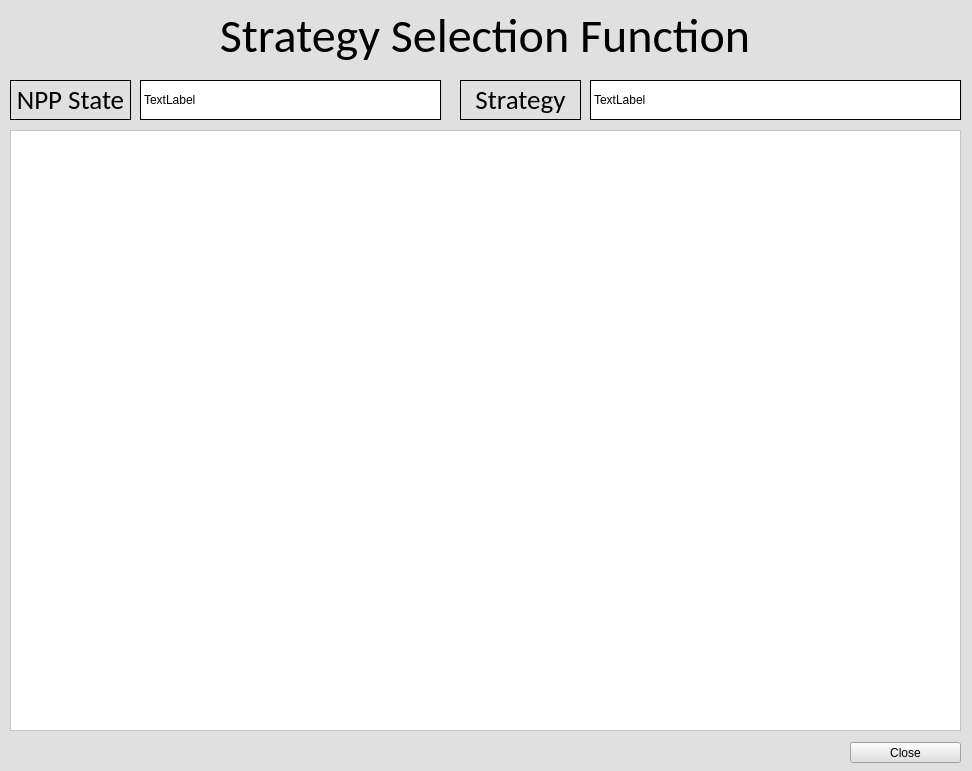
<?xml version="1.0" encoding="UTF-8"?>
<ui version="4.0">
 <class>MainForm</class>
 <widget class="QWidget" name="MainForm">
  <property name="geometry">
   <rect>
    <x>0</x>
    <y>0</y>
    <width>972</width>
    <height>771</height>
   </rect>
  </property>
  <property name="windowTitle">
   <string>Form</string>
  </property>
  <property name="styleSheet">
   <string notr="true">background-color: rgb(225, 224, 224);</string>
  </property>
  <widget class="QLabel" name="Top_label">
   <property name="geometry">
    <rect>
     <x>10</x>
     <y>10</y>
     <width>950</width>
     <height>51</height>
    </rect>
   </property>
   <property name="font">
    <font>
     <family>Calibri</family>
     <pointsize>36</pointsize>
    </font>
   </property>
   <property name="layoutDirection">
    <enum>Qt::LeftToRight</enum>
   </property>
   <property name="text">
    <string>Strategy Selection Function</string>
   </property>
   <property name="alignment">
    <set>Qt::AlignCenter</set>
   </property>
  </widget>
  <widget class="QLabel" name="Fir_label">
   <property name="geometry">
    <rect>
     <x>10</x>
     <y>80</y>
     <width>121</width>
     <height>40</height>
    </rect>
   </property>
   <property name="font">
    <font>
     <family>Calibri</family>
     <pointsize>20</pointsize>
    </font>
   </property>
   <property name="styleSheet">
    <string notr="true">background-color: rgb(225, 224, 224);
border-style: outset;
border-width: 1px;
border-color: rgb(0, 0, 0);</string>
   </property>
   <property name="text">
    <string>NPP State</string>
   </property>
   <property name="alignment">
    <set>Qt::AlignCenter</set>
   </property>
  </widget>
  <widget class="QLabel" name="Fou_label">
   <property name="geometry">
    <rect>
     <x>590</x>
     <y>80</y>
     <width>371</width>
     <height>40</height>
    </rect>
   </property>
   <property name="styleSheet">
    <string notr="true">background-color: rgb(255, 255, 255);
border-style: outset;
border-width: 1px;
border-color: rgb(0, 0, 0);</string>
   </property>
   <property name="text">
    <string>TextLabel</string>
   </property>
  </widget>
  <widget class="QLabel" name="Thi_label">
   <property name="geometry">
    <rect>
     <x>460</x>
     <y>80</y>
     <width>121</width>
     <height>40</height>
    </rect>
   </property>
   <property name="font">
    <font>
     <family>Calibri</family>
     <pointsize>20</pointsize>
    </font>
   </property>
   <property name="styleSheet">
    <string notr="true">background-color: rgb(225, 224, 224);
border-style: outset;
border-width: 1px;
border-color: rgb(0, 0, 0);</string>
   </property>
   <property name="text">
    <string>Strategy</string>
   </property>
   <property name="alignment">
    <set>Qt::AlignCenter</set>
   </property>
  </widget>
  <widget class="QLabel" name="Sec_label">
   <property name="geometry">
    <rect>
     <x>140</x>
     <y>80</y>
     <width>301</width>
     <height>40</height>
    </rect>
   </property>
   <property name="styleSheet">
    <string notr="true">background-color: rgb(255, 255, 255);
border-style: outset;
border-width: 1px;
border-color: rgb(0, 0, 0);</string>
   </property>
   <property name="text">
    <string>TextLabel</string>
   </property>
  </widget>
  <widget class="QPushButton" name="btn_close">
   <property name="geometry">
    <rect>
     <x>850</x>
     <y>742</y>
     <width>111</width>
     <height>21</height>
    </rect>
   </property>
   <property name="text">
    <string>Close</string>
   </property>
  </widget>
  <widget class="QFrame" name="frame">
   <property name="geometry">
    <rect>
     <x>10</x>
     <y>130</y>
     <width>951</width>
     <height>601</height>
    </rect>
   </property>
   <property name="styleSheet">
    <string notr="true">background-color: rgb(255, 255, 255);
</string>
   </property>
   <property name="frameShape">
    <enum>QFrame::StyledPanel</enum>
   </property>
   <property name="frameShadow">
    <enum>QFrame::Raised</enum>
   </property>
   <widget class="QScrollArea" name="SA">
    <property name="geometry">
     <rect>
      <x>0</x>
      <y>0</y>
      <width>951</width>
      <height>601</height>
     </rect>
    </property>
    <property name="widgetResizable">
     <bool>true</bool>
    </property>
    <widget class="QWidget" name="SA_widget">
     <property name="geometry">
      <rect>
       <x>0</x>
       <y>0</y>
       <width>949</width>
       <height>599</height>
      </rect>
     </property>
    </widget>
   </widget>
  </widget>
 </widget>
 <resources/>
 <connections/>
</ui>
